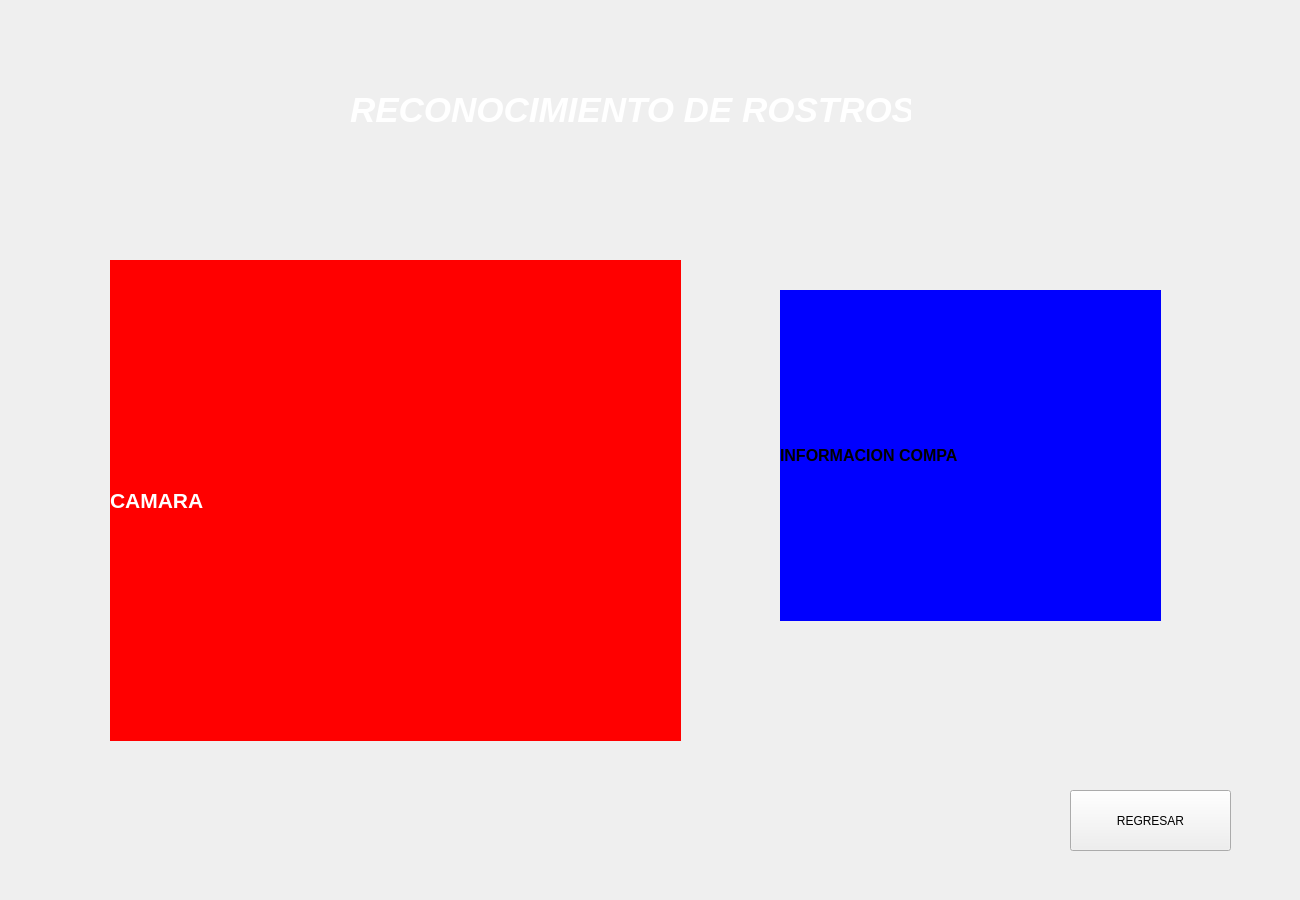
<?xml version="1.0" encoding="UTF-8"?>
<ui version="4.0">
 <class>Form</class>
 <widget class="QWidget" name="Form">
  <property name="geometry">
   <rect>
    <x>0</x>
    <y>0</y>
    <width>1300</width>
    <height>900</height>
   </rect>
  </property>
  <property name="windowTitle">
   <string>ROSTROS</string>
  </property>
  <property name="windowIcon">
   <iconset resource="../resources.qrc">
    <normaloff>:/iconos/RECONO.png</normaloff>:/iconos/RECONO.png</iconset>
  </property>
  <widget class="QLabel" name="label">
   <property name="geometry">
    <rect>
     <x>350</x>
     <y>70</y>
     <width>561</width>
     <height>81</height>
    </rect>
   </property>
   <property name="text">
    <string>&lt;html&gt;&lt;head/&gt;&lt;body&gt;&lt;p align=&quot;center&quot;&gt;&lt;span style=&quot; font-size:26pt; font-weight:700; font-style:italic; color:#ffffff;&quot;&gt;RECONOCIMIENTO DE ROSTROS&lt;/span&gt;&lt;/p&gt;&lt;/body&gt;&lt;/html&gt;</string>
   </property>
   <property name="alignment">
    <set>Qt::AlignmentFlag::AlignCenter</set>
   </property>
  </widget>
  <widget class="QLabel" name="label_2">
   <property name="geometry">
    <rect>
     <x>110</x>
     <y>260</y>
     <width>571</width>
     <height>481</height>
    </rect>
   </property>
   <property name="styleSheet">
    <string notr="true">color: rgb(255, 85, 0);
background-color: rgb(255, 0, 0);</string>
   </property>
   <property name="text">
    <string>&lt;html&gt;&lt;head/&gt;&lt;body&gt;&lt;p&gt;&lt;span style=&quot; font-size:16pt; font-weight:700; color:#ffffff;&quot;&gt;CAMARA&lt;/span&gt;&lt;/p&gt;&lt;/body&gt;&lt;/html&gt;</string>
   </property>
  </widget>
  <widget class="QLabel" name="label_3">
   <property name="geometry">
    <rect>
     <x>780</x>
     <y>290</y>
     <width>381</width>
     <height>331</height>
    </rect>
   </property>
   <property name="styleSheet">
    <string notr="true">background-color: rgb(0, 0, 255);</string>
   </property>
   <property name="text">
    <string>&lt;html&gt;&lt;head/&gt;&lt;body&gt;&lt;p&gt;&lt;span style=&quot; font-size:12pt; font-weight:700;&quot;&gt;INFORMACION COMPA&lt;/span&gt;&lt;/p&gt;&lt;/body&gt;&lt;/html&gt;</string>
   </property>
  </widget>
  <widget class="QPushButton" name="pushButton">
   <property name="geometry">
    <rect>
     <x>1070</x>
     <y>790</y>
     <width>161</width>
     <height>61</height>
    </rect>
   </property>
   <property name="text">
    <string>REGRESAR</string>
   </property>
  </widget>
 </widget>
 <resources>
  <include location="../resources.qrc"/>
 </resources>
 <connections/>
</ui>
